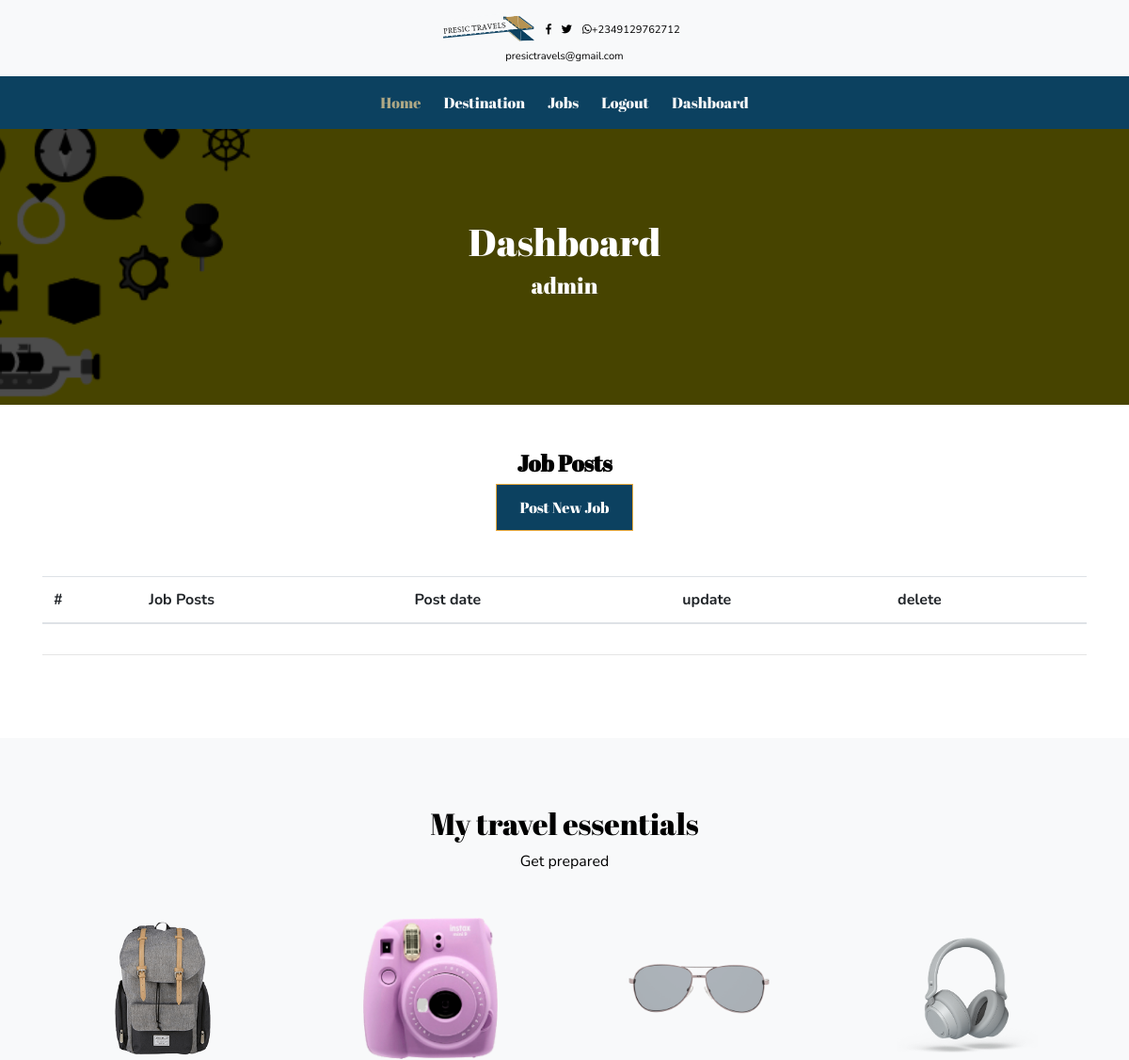
/dashboard/ (signed in, upper part), run on an earlier commit of the app's database.
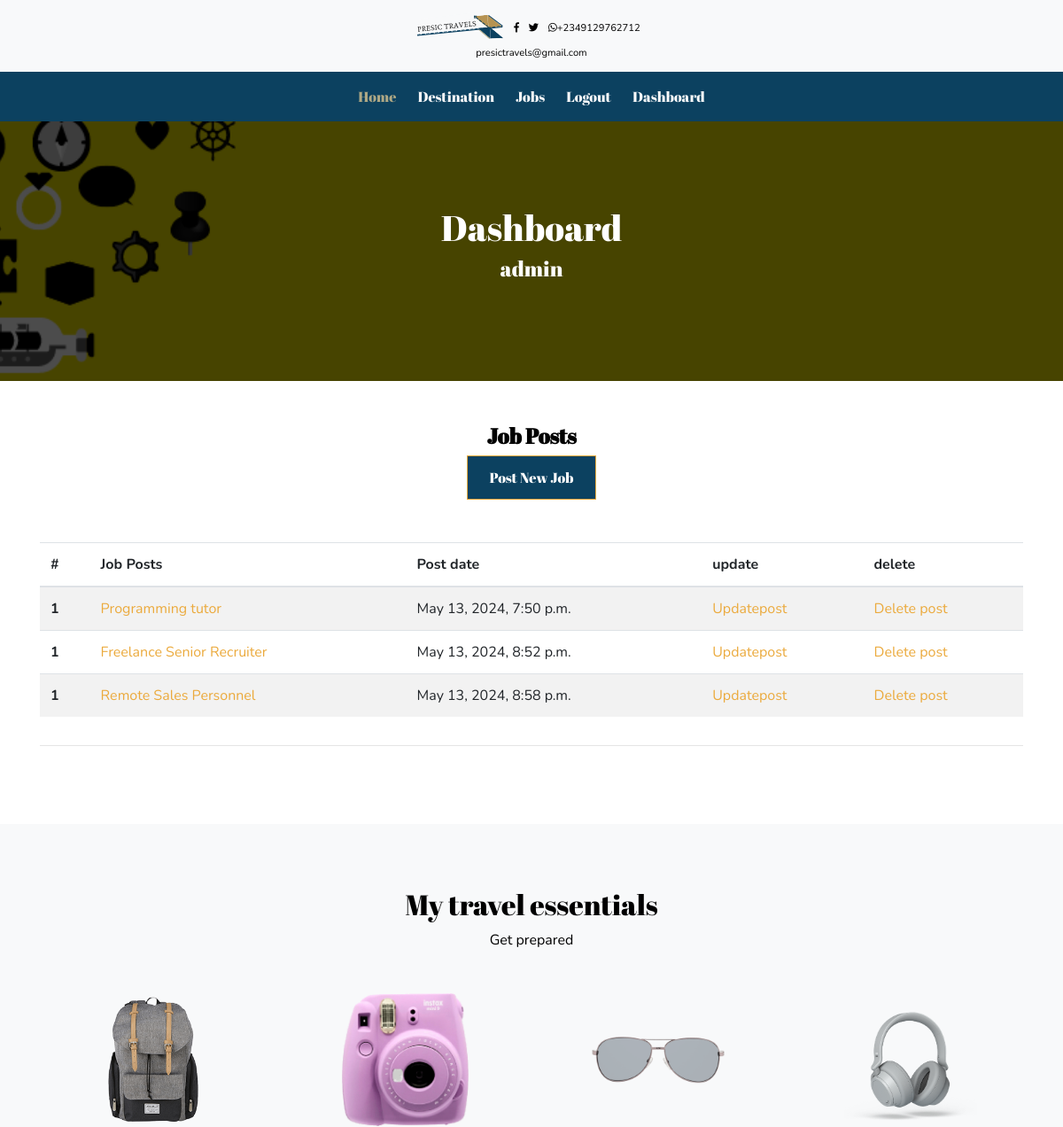
And on a later commit of the database.
### myjob/models.py (models this page shows, shortened)
class Jobs(models.Model):
    application_link = models.CharField(max_length = 200, blank=True, null=True)
    company_name = models.CharField(max_length=300, default=None)
    company_logo = models.ImageField(blank=True, null=True)
    hide_company_name = models.BooleanField()
    job_title = models.CharField(max_length=200, default=None)
    job_description = models.TextField(blank=True, null=True)
    gender = models.BooleanField(choices=((None, "Any"), (True, "male"), (False, "female")), blank= True, null=True)
    job_city = models.CharField(max_length=100, blank=True, null=True)
    location = models.CharField(max_length=50, blank=True, null=True)
    nationality = CountryField(multiple=True, blank=True, blank_label='optional')
    career_level = models.ManyToManyField(CareerLevel)
    employment_type = models.ForeignKey(EmploymentType, on_delete=models.CASCADE)
    remote = models.BooleanField(default=False)
    years_of_experience = models.IntegerField(default=1)
    educational_level = models.ManyToManyField(EducationalLevel)
    skill_set1 = models.CharField(max_length=300)
    skill_set2 = models.CharField(max_length=300, blank = True, null=True)
    skill_set3 = models.CharField(max_length=300, blank=True, null=True)
    cv_required = models.BooleanField(default=False)
    post_date = models.DateTimeField(auto_now_add=True)
    monthly_salary = models.ManyToManyField(MonthlySalary)
    salary = models.CharField(max_length=50, blank=True, null=True)
    featuredjobs = models.BooleanField(default=False)
    category = models.ManyToManyField(JobCategory)
    job_admin= models.ForeignKey(JobAdmin, blank=True, null=True, default=None, on_delete=models.CASCADE)
    city = models.ForeignKey(City, on_delete=models.CASCADE, blank=True, null=True)
    def get_absolute_url(self):
        return reverse('job-detail', kwargs={"id":self.id})
    def get_update_url(self):
        return reverse('job-update', kwargs={"id":self.id})
    def get_delete_post(self):
        return reverse('delete-job', kwargs={"id":self.id})

### account/views.py (the view)
# urls.py: path('dashboard/', views.user_dashbaord, name='userdashboard_' ),
def user_dashbaord(request):
    try:
        admin_job = request.user.jobadmin.jobs_set.all()
    except:
        return render(request, 'account/register.html')
    context = {'admin_job':admin_job}
    return render(request, 'account/dashboard.html', context)

### account/templates/account/dashboard.html (shortened to what this page needs)
{% extends 'travelsite/base.html' %}
{% load static %}
{% block banner-section %}
<section class="hero bg-center bg-cover" style="background: url({% static 'travelsite/img/myhero-banner2.png' %})">
    <div class="dark-overlay py-5">
      <div class="overlay-content">
        <div class="container py-5 text-white text-center">
          <h1>Dashboard</h1><h4>{{user.username}}<h4>
        </div>
      </div>
    </div>
  </section>
  {% endblock%}
{% block content %}
<div class="container my-5">
    <section class="">
      <section id="demo" class="">
        <section>
          <div class="text-center">
            <h4><strong>Job Posts</strong></h4>
            <a class="btn btn-primary mb-5 text-white" href="{% url 'myjob:create-job' %}" role="button">Post New Job</a>
          </div>
          <table class="table table-striped">
            <thead>
              <tr>
                <th scope="col">#</th>
                <th scope="col">Job Posts</th>
                <th scope="col">Post date</th>
                <th scope="col">update</th>
                <th scope="col">delete</th>
              </tr>
            </thead>
            <tbody>
              {% for job in admin_job %}
              <tr>
                <th scope="row">1</th>
                <td><a class='text-black' href="{{job.get_absolute_url}}">{{job.job_title}}</a></td>
                <td>{{job.post_date}}</td>
                <td><a href='{{job.get_update_url}}'>Updatepost</a></td>
                <td><a href="{{job.get_delete_post}}" >Delete post</a></td>
              </tr>
              {% endfor %}
            </tbody>
          </table>
        </section>
 <hr>
 <br>
      </section>
    </section>
  </div>
{% endblock %}

### travelsite/templates/travelsite/base.html (shortened to what this page needs)
{% load static %}
<!DOCTYPE html>
<html>
  <head>
    <link rel="stylesheet" href="{% static 'travelsite/vendor/bootstrap/css/bootstrap.min.css' %}">
    <link rel="stylesheet" href="{% static 'travelsite/vendor/owl.carousel2/assets/owl.carousel.min.css' %}">
    <link rel="stylesheet" href="{% static 'travelsite/vendor/owl.carousel2/assets/owl.theme.default.min.css' %}">
    <link rel="stylesheet" href="{% static 'travelsite/css/style.default.css' %}" id="theme-stylesheet">
    <link rel="stylesheet" href="{% static 'travelsite/css/custom.css' %}"  >
  </head>
  <body>
    <header class="header">
      <div class="py-2 bg-light  text-dark">
        <div class="container py-1">
          <div class="row ">
            <div class="col-lg-4">
            </div>
            <div class="col-lg-4  d-lg-block text-center">
              <ul class="list-inline mb-0 small">
                <li class="list-inline-item ml-auto mt-0 mb-0 p-0 "><a class="reset-anchor" href=""><img src="{% static 'travelsite/img/presic_logo2.png' %}" alternate="log"></a></li>
                <li class="list-inline-item"><a class="reset-anchor" href="https://www.facebook.com/presictravels"><i class="fab fa-facebook-f"></i></a></li>
                <li class="list-inline-item"><a class="reset-anchor" href="#"><i class="fab fa-twitter"></i></a></li>
                <li class="list-inline-item"><a class="reset-anchor" href="https://api.whatsapp.com/send?phone=+2349129762712"><i class="fab fa-whatsapp"></i>+2349129762712</a></li>
                <li class="list-inline-item "><a class="reset-anchor" href="mailto:presictravels@gmail.com">presictravels@gmail.com</a></li>
              </ul>
            </div>
          </div>
        </div>
      </div>
 <nav class="navbar navbar-expand-lg navbar-light border-gray py-2 bg-dark text-white">
        <div class="container">
          <div class="collapse navbar-collapse text-center" id="navbarSupportedContent">
            <ul class="navbar-nav mx-auto text-light">
              <li class="nav-item px-1">
                <a class="nav-link active" href="{% url 'mytravel:index' %}">Home</a>
              </li>
              <li class="nav-item px-1">
                <a class="nav-link" href="">Destination</a>
              </li>
              <li class="nav-item px-1">
                 <a class="nav-link" href="{% url 'myjob:home' %}">Jobs</a>
              </li>
              {% if request.user.is_authenticated %}
                <li class="nav-item px-1">
                  <a class="nav-link" href="{% url 'account:logout' %}">Logout</a>
                </li>
                <li class="nav-item px-1">
                 <a class="nav-link" href="{% url 'account:userdashboard_' %}">Dashboard</a>
                </li>
              {% else %}
                <li class="nav-item px-1">
                  <a class="nav-link" href="{% url 'account:login' %}">Login</a>
                </li>
                <li class="nav-item px-1"><a class="nav-link" href="{% url 'account:register' %}">SignUp</a></li>
              {% endif %}
            </ul>
          </div>
        </div>
      </nav>
    </header>
{% block banner-section %}
{% endblock %}
{% block content %}
{% endblock %}
    <section class="py-5 bg-light">
     {% include 'mytravel/included/traveltools.html' %}
    </section>
    <link rel="stylesheet" href="https://use.fontawesome.com/releases/v5.7.1/css/all.css">
  </body>
</html>

### mytravel/templates/mytravel/included/traveltools.html (shortened to what this page needs)
{% load static%}
      <div class="container py-4">
        <header class="text-center mb-5">
          <h2>My travel essentials</h2>
          <p>Get prepared </p>
        </header>
        <div class="row text-center">
          <div class="col-lg-3 col-md-6"><a class="text-reset text-decoration-none" href="https://www.amazon.ae/Acoki-Electronic-Accessories-Organizer-Portable/dp/B07YRCVHCP?dchild=1&keywords=travel%2Bbag&qid=1615314271&sr=8-4&th=1&linkCode=ll1&tag=presic-21&linkId=b7ac7a13d1329e1595a8a168a04256ab&language=en_AE&ref_=as_li_ss_tl">
          <img class="mb-4" src="{% static 'travelsite/img/bag.png' %}" alt="" height="150">
              <p class="text-small text-muted">pack with style</p></a></div>
          <div class="col-lg-3 col-md-6"><a class="text-reset text-decoration-none" href="https://www.amazon.ae/s?k=camera&i=specialty-aps&srs=22957245031&linkCode=ll2&tag=presic-21&linkId=b042d3bdea2db7a21769b48a59a5151f&language=en_AE&ref_=as_li_ss_tl">
          <img class="mb-4" src="{% static 'travelsite/img/camera.png' %}" alt="" height="150">
              <p class="text-small text-muted"> Catch the glimpse of every amaizing view in your path great for documentation purposes</p></a></div>
          <div class="col-lg-3 col-md-6"><a class="text-reset text-decoration-none" href="https://www.amazon.ae/s?k=sun+glasses&i=specialty-aps&srs=22957245031&linkCode=ll2&tag=presic-21&linkId=6a250b0be64875fb49fea94e42bb6f5f&language=en_AE&ref_=as_li_ss_tl">
          <img class="mb-4" src="{% static 'travelsite/img/glasses.png' %}" alt="" height="150">
              <p class="text-small text-muted">It is essential to protect while while maintaining your style</p></a></div>
          <div class="col-lg-3 col-md-6"><a class="text-reset text-decoration-none" href="https://www.amazon.ae/s?k=head+set&i=specialty-aps&srs=22957245031&linkCode=ll2&tag=presic-21&linkId=94f698251e8a2217c4b4656c11a26d6f&language=en_AE&ref_=as_li_ss_tl">
          <img class="mb-4" src="{% static 'travelsite/img/headphone.png' %}" alt="" height="150">
              <p class="text-small text-muted">Enjoy your best audio track in style </p></a></div>
        </div>
      </div>

### travelsite/static/travelsite/css/style.default.css (style rules this page uses)
section { overflow: hidden; }
.overlay-content { position: relative; z-index: 20; }
.dark-overlay { position: relative; }
.dark-overlay::after { position: absolute; top: 0; left: 0; width: 100%; height: 100%; content: ' '; opacity: .7; background: #000; }
.bg-cover { background-size: cover !important; background-position: center center !important; }
.bg-center { background-position: 50% 50% !important; }
.border-gray { border-color: #eee !important; }
.reset-anchor { color: inherit; border: none; background: none; }
.reset-anchor { color: inherit; transition: all 0.3s; }
.navbar { padding: 0.5rem 1rem; }
.navbar-light .navbar-nav .nav-link { color: #f8f9fa; font-weight: 400; font-family: "Abril Fatface", serif; transition: all 0.3s; }
.navbar-light .navbar-nav .show > .nav-link, .navbar-light .navbar-nav .active > .nav-link, .navbar-light .navbar-nav .nav-link.show, .navbar-light .navbar-nav .nav-link.active { color: #aea885; }
.btn { font-weight: 400; border: 1px solid transparent; font-family: "Abril Fatface", serif; padding: 0.75rem 1.5rem; font-size: 1rem; line-height: 1.5; border-radius: 0rem; transition: color 0.15s ease-in-out, background-color 0.15s ease-in-out, border-color 0.15s ease-in-out, box-shadow 0.15s ease-in-out; }
.btn-primary { color: #212529; background-color: #ebaa3d; border-color: #ebaa3d; }
body { font-family: "Nunito", sans-serif; font-size: 1rem; font-weight: 400; line-height: 1.5; color: #000; background-color: #fff; }
a { color: #ebaa3d; text-decoration: none; }
h1, h2, h3, h4, h5, h6, .h1, .h2, .h3, .h4, .h5, .h6 { margin-bottom: 0.5rem; font-family: "Abril Fatface", serif; font-weight: 400; line-height: 1.2; color: inherit; }
h1, .h1 { font-size: 2.5rem; }
h2, .h2 { font-size: 2rem; }
h4, .h4 { font-size: 1.5rem; }
hr { border-top: 1px solid rgba(0, 0, 0, 0.1); }
small, .small { font-size: 70%; font-weight: 400; }
.bg-light { background-color: #f8f9fa !important; }
.text-light { color: #f8f9fa !important; }
.text-dark { color: #000 !important; }
.nav-link { padding: 0.5rem 1rem; }

### travelsite/static/travelsite/css/custom.css (style rules this page uses)
.bg-dark { background-color: #0c4160!important; }
.btn-primary { color: #212529; background-color: #0c4160; border-color: #ebaa3d; }

What changed in the data, as far as the page shows it:
added Jobs: job_title "Programming tutor", post_date "May 13, 2024, 7:50 p.m."
added Jobs: job_title "Freelance Senior Recruiter", post_date "May 13, 2024, 8:52 p.m."
added Jobs: job_title "Remote Sales Personnel", post_date "May 13, 2024, 8:58 p.m."
